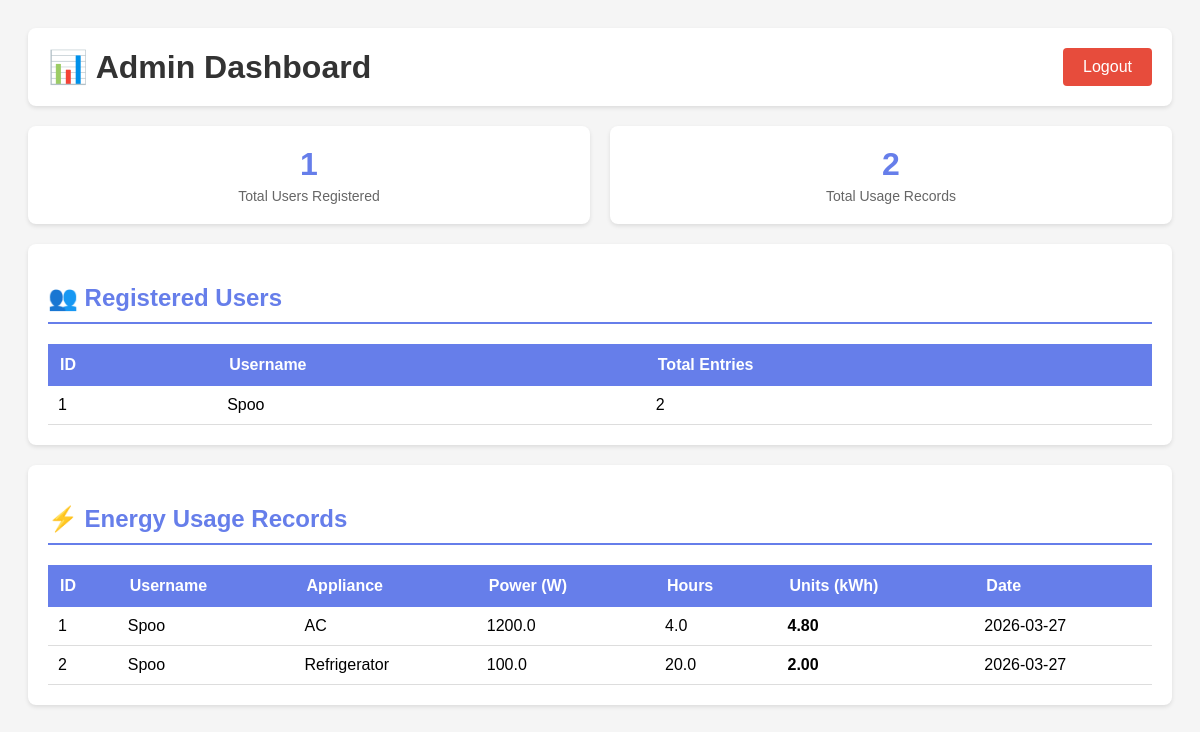
Page /admin (signed in) on the committed database.
### tables this page shows
CREATE TABLE users (id INTEGER PRIMARY KEY, username TEXT UNIQUE, password TEXT);

CREATE TABLE usage (id INTEGER PRIMARY KEY, username TEXT, appliance TEXT, power REAL, hours REAL, units REAL, date TEXT);

### app.py (the view)
@app.route('/admin')
def admin():
    if 'admin' not in session:
        return redirect('/admin-login')
    conn = sqlite3.connect('database.db', timeout=10)
    c = conn.cursor()
    c.execute("SELECT id, username FROM users")
    users = c.fetchall()
    c.execute("SELECT id, username, appliance, power, hours, units, date FROM usage ORDER BY date DESC")
    usage_records = c.fetchall()
    conn.close()
    return render_template('admin.html', users=users, usage_records=usage_records)

### templates/admin.html (shortened to what this page needs)
<!DOCTYPE html>
<html>
<head>
</head>
<body>
    <div class="container">
        <div class="header">
            <h1>📊 Admin Dashboard</h1>
            <a href="/admin-logout" class="logout-btn">Logout</a>
        </div>
        <div class="stats">
            <div class="stat-box">
                <div class="stat-number">{{ users|length }}</div>
                <div class="stat-label">Total Users Registered</div>
            </div>
            <div class="stat-box">
                <div class="stat-number">{{ usage_records|length }}</div>
                <div class="stat-label">Total Usage Records</div>
            </div>
        </div>
        <div class="section">
            <h2>👥 Registered Users</h2>
            {% if users %}
                <table>
                    <thead>
                        <tr>
                            <th>ID</th>
                            <th>Username</th>
                            <th>Total Entries</th>
                        </tr>
                    </thead>
                    <tbody>
                        {% for user in users %}
                            {% set entry_count = usage_records|selectattr('1', 'equalto', user[1])|list|length %}
                            <tr>
                                <td>{{ user[0] }}</td>
                                <td>{{ user[1] }}</td>
                                <td>{{ entry_count }}</td>
                            </tr>
                        {% endfor %}
                    </tbody>
                </table>
            {% else %}
                <div class="empty">No users registered yet</div>
            {% endif %}
        </div>
        <div class="section">
            <h2>⚡ Energy Usage Records</h2>
            {% if usage_records %}
                <table>
                    <thead>
                        <tr>
                            <th>ID</th>
                            <th>Username</th>
                            <th>Appliance</th>
                            <th>Power (W)</th>
                            <th>Hours</th>
                            <th>Units (kWh)</th>
                            <th>Date</th>
                        </tr>
                    </thead>
                    <tbody>
                        {% for record in usage_records %}
                            <tr>
                                <td>{{ record[0] }}</td>
                                <td>{{ record[1] }}</td>
                                <td>{{ record[2] }}</td>
                                <td>{{ record[3] }}</td>
                                <td>{{ record[4] }}</td>
                                <td><strong>{{ "%.2f"|format(record[5]) }}</strong></td>
                                <td>{{ record[6] }}</td>
                            </tr>
                        {% endfor %}
                    </tbody>
                </table>
            {% else %}
                <div class="empty">No usage records yet</div>
            {% endif %}
        </div>
    </div>
</body>
</html>

### templates/admin.html (style rules this page uses)
body { font-family: Arial, sans-serif; background: #f5f5f5; padding: 20px; }
.container { max-width: 1200px; margin: 0 auto; }
.header { display: flex; justify-content: space-between; align-items: center; background: white; padding: 20px; border-radius: 8px; box-shadow: 0 2px 4px rgba(0, 0, 0, 0.1); margin-bottom: 20px; }
h1 { margin: 0; color: #333; }
.logout-btn { background: #e74c3c; color: white; padding: 10px 20px; border: none; border-radius: 4px; cursor: pointer; text-decoration: none; display: inline-block; }
.section { background: white; padding: 20px; border-radius: 8px; box-shadow: 0 2px 4px rgba(0, 0, 0, 0.1); margin-bottom: 20px; }
h2 { color: #667eea; border-bottom: 2px solid #667eea; padding-bottom: 10px; }
table { width: 100%; border-collapse: collapse; margin-top: 10px; }
th { background: #667eea; color: white; padding: 12px; text-align: left; font-weight: bold; }
td { padding: 10px; border-bottom: 1px solid #ddd; }
.stats { display: grid; grid-template-columns: repeat(2, 1fr); gap: 20px; margin-bottom: 20px; }
.stat-box { background: white; padding: 20px; border-radius: 8px; box-shadow: 0 2px 4px rgba(0, 0, 0, 0.1); text-align: center; }
.stat-number { font-size: 32px; font-weight: bold; color: #667eea; }
.stat-label { color: #666; font-size: 14px; margin-top: 5px; }

### rows in the picture
users: id "1", username "Spoo", entry_count "2"
usage: id "1", username "Spoo", appliance "AC", power "1200.0", hours "4.0", units "4.80", date "2026-03-27"
usage: id "2", username "Spoo", appliance "Refrigerator", power "100.0", hours "20.0", units "2.00", date "2026-03-27"

### other values in the picture
{{ users|length }} "1"
{{ usage_records|length }} "2"
